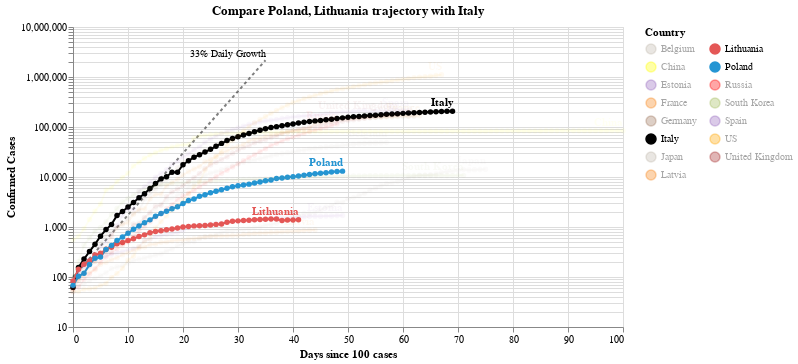

The cell this chart's notebook holds for it:
### Code cell
#hide_input
chart2 = make_since_chart(dff2, ['Poland', 'Lithuania'], baseline_countries)
chart2

### Figure 1 — Vega-Lite specification as saved in the notebook (floating-point values rounded to 4 significant figures; data arrays with more than 128 entries replaced by an {"elided": "..."} marker saying what was removed)
{"config": {"view": {"continuousWidth": 400, "continuousHeight": 300}}, "layer": [{"mark": {"type": "line", "color": "black", "opacity": 0.5, "strokeDash": [3, 3]}, "encoding": {"x": {"type": "quantitative", "field": "Days since 100 cases"}, "y": {"type": "quantitative", "field": "Confirmed Cases"}}}, {"mark": {"type": "text", "align": "right", "dy": -6, "fontSize": 10, "text": "33% Daily Growth"}, "encoding": {"x": {"type": "quantitative", "field": "Days since 100 cases"}, "y": {"type": "quantitative", "field": "Confirmed Cases"}}, "transform": [{"filter": "(datum['Days since 100 cases'] >= 35)"}]}, {"data": {"name": "data-44291fa3f493e090f2e7052f54401051"}, "mark": {"type": "line", "point": true}, "encoding": {"color": {"type": "nominal", "field": "Country", "legend": {"columns": 2}, "scale": {"domain": ["Belgium", "China", "Estonia", "France", "Germany", "Italy", "Japan", "Latvia", "Lithuania", "Poland", "Russia", "South Korea", "Spain", "US", "United Kingdom"], "range": ["#C1B7AD", "yellow", "#9467bd", "#F58518", "#9D755D", "black", "#C1B7AD", "#F58518", "#E45756", "#2495D3", "red", "#A1BA59", "#9467bd", "orange", "brown"]}}, "opacity": {"condition": {"value": 1, "selection": "selector008"}, "value": 0.05}, "tooltip": [{"type": "nominal", "field": "Country"}, {"type": "temporal", "field": "Date"}, {"type": "quantitative", "field": "Confirmed Cases"}, {"type": "quantitative", "field": "Days since 100 cases"}], "x": {"type": "quantitative", "field": "Days since 100 cases"}, "y": {"type": "quantitative", "field": "Confirmed Cases", "scale": {"type": "log"}}}, "selection": {"selector008": {"type": "multi", "fields": ["Country"], "bind": "legend", "init": [{"Country": "Poland"}, {"Country": "Lithuania"}, {"Country": "Italy"}]}}, "width": 550}, {"data": {"name": "data-44291fa3f493e090f2e7052f54401051"}, "mark": {"type": "text", "align": "right", "dy": -8, "fontWeight": "bold"}, "encoding": {"color": {"type": "nominal", "field": "Country", "legend": {"columns": 2}, "scale": {"domain": ["Belgium", "China", "Estonia", "France", "Germany", "Italy", "Japan", "Latvia", "Lithuania", "Poland", "Russia", "South Korea", "Spain", "US", "United Kingdom"], "range": ["#C1B7AD", "yellow", "#9467bd", "#F58518", "#9D755D", "black", "#C1B7AD", "#F58518", "#E45756", "#2495D3", "red", "#A1BA59", "#9467bd", "orange", "brown"]}}, "opacity": {"condition": {"value": 1, "selection": "selector008"}, "value": 0.05}, "text": {"type": "nominal", "field": "Country"}, "tooltip": [{"type": "nominal", "field": "Country"}, {"type": "temporal", "field": "Date"}, {"type": "quantitative", "field": "Confirmed Cases"}, {"type": "quantitative", "field": "Days since 100 cases"}], "x": {"type": "quantitative", "field": "Days since 100 cases"}, "y": {"type": "quantitative", "field": "Confirmed Cases", "scale": {"type": "log"}}}, "transform": [{"filter": "(datum['Date'] >= 1588291200000)"}], "width": 550}], "data": {"name": "data-c1a3bbf4dd040f2e7e8e7a69520e3c2a"}, "title": "Compare Poland, Lithuania trajectory with Italy", "$schema": "https://vega.github.io/schema/vega-lite/v4.0.2.json", "datasets": {"data-c1a3bbf4dd040f2e7e8e7a69520e3c2a": [{"Days since 100 cases": 0, "Confirmed Cases": 100.0}, {"Days since 100 cases": 1, "Confirmed Cases": 133.0}, {"Days since 100 cases": 2, "Confirmed Cases": 176.9}, {"Days since 100 cases": 3, "Confirmed Cases": 235.3}, {"Days since 100 cases": 4, "Confirmed Cases": 312.9}, {"Days since 100 cases": 5, "Confirmed Cases": 416.2}, {"Days since 100 cases": 6, "Confirmed Cases": 553.5}, {"Days since 100 cases": 7, "Confirmed Cases": 736.1}, {"Days since 100 cases": 8, "Confirmed Cases": 979.1}, {"Days since 100 cases": 9, "Confirmed Cases": 1302.0}, {"Days since 100 cases": 10, "Confirmed Cases": 1732.0}, {"Days since 100 cases": 11, "Confirmed Cases": 2303.0}, {"Days since 100 cases": 12, "Confirmed Cases": 3064.0}, {"Days since 100 cases": 13, "Confirmed Cases": 4074.0}, {"Days since 100 cases": 14, "Confirmed Cases": 5419.0}, {"Days since 100 cases": 15, "Confirmed Cases": 7207.0}, {"Days since 100 cases": 16, "Confirmed Cases": 9586.0}, {"Days since 100 cases": 17, "Confirmed Cases": 12750.0}, {"Days since 100 cases": 18, "Confirmed Cases": 16960.0}, {"Days since 100 cases": 19, "Confirmed Cases": 22550.0}, {"Days since 100 cases": 20, "Confirmed Cases": 29990.0}, {"Days since 100 cases": 21, "Confirmed Cases": 39890.0}, {"Days since 100 cases": 22, "Confirmed Cases": 53060.0}, {"Days since 100 cases": 23, "Confirmed Cases": 70560.0}, {"Days since 100 cases": 24, "Confirmed Cases": 93850.0}, {"Days since 100 cases": 25, "Confirmed Cases": 124800.0}, {"Days since 100 cases": 26, "Confirmed Cases": 166000.0}, {"Days since 100 cases": 27, "Confirmed Cases": 220800.0}, {"Days since 100 cases": 28, "Confirmed Cases": 293700.0}, {"Days since 100 cases": 29, "Confirmed Cases": 390600.0}, {"Days since 100 cases": 30, "Confirmed Cases": 519500.0}, {"Days since 100 cases": 31, "Confirmed Cases": 690900.0}, {"Days since 100 cases": 32, "Confirmed Cases": 918900.0}, {"Days since 100 cases": 33, "Confirmed Cases": 1222000.0}, {"Days since 100 cases": 34, "Confirmed Cases": 1625000.0}, {"Days since 100 cases": 35, "Confirmed Cases": 2162000.0}], "data-44291fa3f493e090f2e7052f54401051": {"elided": "930 records"}}}
